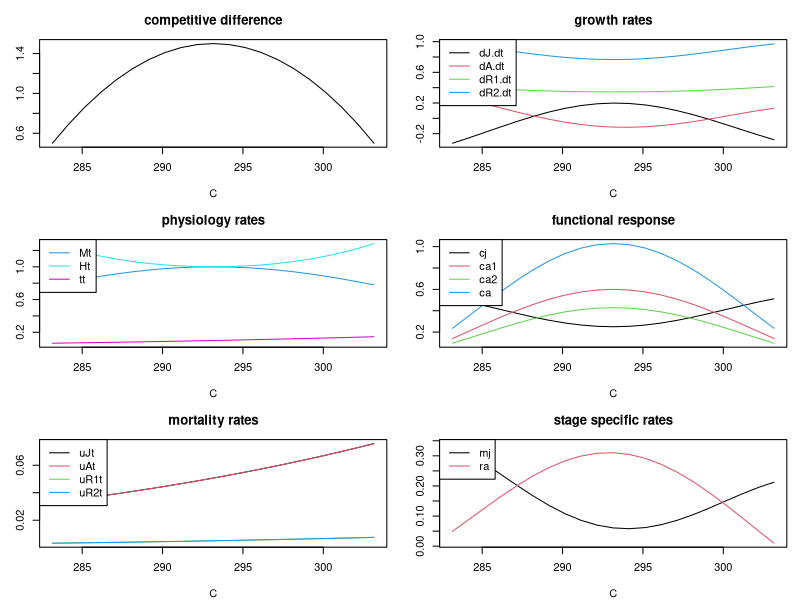

The R script that drew this image:

#### PARAMETERS ################################################################

# z: adult to juvenile size ratio
z<-0.2
# p: adult modifier on production of juveniles
# can use to modify stage structure, seems like it needs to be <1
p<-0.4
# sig: conversion efficiency of resource to useful energy for fish
sig<-0.7
# M: maximum ingestion rate
# make mass specific?
M<-1
# MS: function breadth for max intake rate
# i.e. attack rate, opens downward
MS<-10
# H: handling time
# speed at which fish can eat resources (smaller is faster)
H<-1
# HS: function breadth for handling time
# temperature parabola opens upward
HS<-10
# uJ: juvenile mortality
# uJt = 0.05 when C = 293.15
uJ<-10000
# uJe: activation energy of juvenile mortality
uJe<--0.308
# uA: adult mortality
# uAt = 0.05 when C = 293.15
uA<-10000
# uAe: activation energy of adult mortality
uAe<--0.308
# uR1: shared resource mortality
# uR2: adult-specific resource mortality
# uR = 0.005 when C = 293.15
uR1<-uR2<-1000
# uR1e: activation energy of shared resource mortality
# uR2e: activation energy of adult-specific resource mortality
uR1e<-uR2e<--0.308
# t: costs of maintaining somatic growth/turnover
# i.e. base level of resource intake you must exceed to mature/reproduce
# t = 0.1 when C = 293.15
t<-10000
# te: activation energy of metabolic waste
te<--0.291
# r1: shared resource growth rate
# r2: adult-specific resource growth rate
r1<-r2<-1.5
# r1S: function breadth for shared resource growth rate
# r2S: function breadth for adult-specific resource growth rate
# temperature parabola opens downward
r1S<-r2S<-15
# r2p: proportion of adult-specific resource available to adults
# fraction between 0 and 1 (inclusive)
# r2p=0   when adults access none of adult-specific resource
# r2p=0.5 when adults access half of adult-specific resource
# r2p=1   when adults access all of adult-specific resource
r2p<-0.5
# r1p: proportion of shared resource available to adults
r1p<-1
# K1: shared resource carrying capacity
# K2: adult-specific resource carrying capacity
K1<-K2<-5
# B: adult reproductive rate
B<-0.5
# boltzmann's constant
kb<-8.617*10^-5
# Copt: optimal temperature in kelvin
Copt<-293.15

# C: temperature in kelvin
# 283.15 is cold, 293.15 is optimal, 303.15 is hot
C<-seq(from=Copt-10,to=Copt+10,length = 21)

# initial state values
J <- A <- R1 <- R2 <- 1

# plotting settings
par(mfcol=c(3,2), mar=c(4,3,3,1))

#### MODEL #####################################################################

# t subscript in variable name indicates temperature-sensitive
# base terms are now the scaling factor for temperature-sensitive terms

# Mt: maximum ingestion rate
# Ht: handling time
# tt: costs of maintaining somatic growth/turnover
# uJt: mortality rate for juveniles
# uAt: mortality rate for adults
# uRt: mortality rate for resources
# rt: resource growth rate
# qt: competitive difference between adults and juveniles
# ca: functional response for adults
# cj: functional response for juveniles
# mj: juvenile maturation rate
# ra: reproduction per adult

Mt<-M*exp(-(C-Copt)^2/(2*MS)^2)
Ht<-H*exp((C-Copt)^2/(2*HS)^2)
tt<-t*exp(te/(kb*C))
uJt<-uJ*exp(uJe/(kb*C))
uAt<-uA*exp(uAe/(kb*C))
uR1t<-uR1*exp(uR1e/(kb*C))
uR2t<-uR2*exp(uR2e/(kb*C))
r1t<-r1*exp(-(C-Copt)^2/(2*r1S)^2)
r2t<-r2*exp(-(C-Copt)^2/(2*r2S)^2)
qt<--0.01*(C-Copt)^2+1.5

ca1<-qt*Mt*r1p*R1/(Ht+r1p*(R1+r2p*R2))
ca2<-qt*Mt*r2p*R2/(Ht+r2p*(R1+r2p*R2))
ca<-ca1+ca2
cj<-(2-qt)*Mt*R1/(Ht+R1)

mj.condition <- !(sig*cj-tt)<0
mj <- (sig*cj-tt-uJt)/(1-z^(1-(uJt/(sig*cj-tt))))
mj <- mj.condition * mj

ra.condition <- !(sig*ca-tt)<0
ra <- (sig*ca-tt)*B
ra <- ra.condition * ra

dJ.dt<- ra*A - mj*J - uJt*J
dA.dt<- mj*J - uAt*A - ra*p*A
dR1.dt<- r1t*R1*(1-(R1/K1)) - ca1*A - uR1t*R1 - cj*J
dR2.dt<- r2t*R2*(1-(R2/K2)) - ca2*A - uR2t*R2

#### PLOTS #####################################################################

plot(qt~C, type='l', col=1, main="competitive difference", ylim = range(qt))

plot(Mt~C, type='l', col=4, main="physiology rates",
     ylim=range(Mt, Ht, tt))
lines(C, Ht, col=5)
lines(C, tt, col=6)
legend("topleft", legend=c("Mt", "Ht", "tt"),
       col=4:6, lty=1)

plot(uJt~C, type='l', col=1, main="mortality rates",
     ylim=range(uJt, uAt, uR1t, uR2t))
lines(C, uAt, col=2)
lines(C, uR1t, col=3)
lines(C, uR2t, col=4)
legend("topleft", legend=c("uJt", "uAt", "uR1t", "uR2t"),
       col=1:4, lty=1)

plot(dJ.dt~C, type='l', col=1, main="growth rates", 
     ylim=range(dJ.dt, dA.dt, dR1.dt, dR2.dt))
lines(C, dA.dt, col=2)
lines(C, dR1.dt, col=3)
lines(C, dR2.dt, col=4)
legend("topleft", legend=c("dJ.dt", "dA.dt", "dR1.dt", "dR2.dt"),
       col=1:4, lty=1)

plot(cj~C, type='l', col=1, main="functional response",
     ylim=range(cj,ca1,ca2,ca))
lines(C, ca1, col=2)
lines(C, ca2, col=3)
lines(C, ca, col=4)
legend("topleft", legend=c("cj", "ca1", "ca2", "ca"),
       col=1:4, lty=1)

plot(mj~C, type='l', col=1, main="stage specific rates",
     ylim=range(mj,ra))
lines(C, ra, col=2)
legend("topleft", legend=c("mj", "ra"),
       col=1:2, lty=1)




